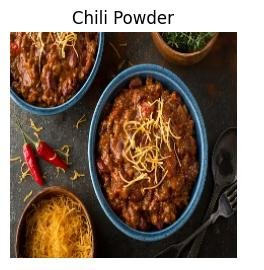
#> input picture backend/tests/fixtures/video/sample_food.jpg, 264 x 270 px; its folder holds only this picture in this run
$ python -i image_processing_worker.py   (imports and definitions only)
#> lines starting #> are read from the running program, lines starting #| are printed output that depends on the picture
from __future__ import annotations

import logging
from datetime import datetime, timedelta, timezone
from io import BytesIO
from typing import List

from sqlalchemy.orm import Session
from PIL import Image

from app.config.settings import settings
from app.db.session import SessionLocal
from app.db.models.place_image import (
    PlaceImage,
    VISIBILITY_CANDIDATE_PRIMARY,
    VISIBILITY_HIDDEN,
    VISIBILITY_SHOWCASE,
)
from app.services.images.exif_reader import read_exif
from app.services.images.quality_analyzer import analyze_image
from app.services.images.upload_moderation import (
    MOD_REJECTED,
    apply_decision,
    screen_upload,
)

from app.services.upload.r2_client import _get_s3_client, R2_BUCKET, generate_public_url
from app.utils.image_pipeline import process_image, process_thumbnail, save_jpeg
from app.utils.hash import generate_phash
from app.services.upload.dedup import is_duplicate_image
from app.services.images.place_image_invariant_service import PlaceImageInvariantService


logger = logging.getLogger(__name__)

CURRENT_PROCESSING_VERSION = 1

# app/services/images/image_scorer.py's SOURCE_WEIGHTS (used when the
# scraped Google Places ingestion path scores its own candidates) ranks
# sources website=1.0, provider=0.9, google=0.85 — with no entry at all
# for user-uploaded content, which falls through to "unknown"=0.6, the
# same tier as garbage. That scorer never actually runs on uploads (this
# worker is a separate path from ImageIngestService), so it doesn't
# directly gate anything here — but PlaceImageInvariantService's own
# re-election logic (_promote_best_eligible) ranks eligible images by
# confidence, and PlaceImage.confidence defaults to a neutral 0.5 if
# nothing sets it. A verified, real photo of the actual place — taken
# by an actual person — is higher-trust content than a scraped stock
# photo, not equal to or below it, so this is set deliberately above
# that neutral default rather than left to it.
_USER_UPLOAD_CONFIDENCE = 0.75


# [5 lines left out: function _safe_error_message, not called in this run]


def process_image_upload(image_id: str) -> None:
    """
    Background worker for user-uploaded images

    Flow:
    R2 orig → download → process → hash → dedup → upload → DB update
    """

    db: Session = SessionLocal()

    try:
        image: PlaceImage | None = (
            db.query(PlaceImage)
            .filter(PlaceImage.id == image_id)
            .first()
        )

        if not image:
            return

        if image.status not in ("processing", "pending"):
            return

        image.status = "processing"
        db.commit()

        # -------------------------
        # Download original from R2
        # -------------------------

        s3 = _get_s3_client()

        obj = s3.get_object(
            Bucket=R2_BUCKET,
            Key=image.orig_key,
        )

        raw_bytes = obj["Body"].read()

        source_image = Image.open(BytesIO(raw_bytes))

        # -------------------------
        # Screening (ORDER IS CRITICAL)
        # -------------------------
        # Both of these read the image as the user actually shot it:
        #   - EXIF must come off `source_image` before .convert("RGB"),
        #     which does not carry metadata onto the new image, and long
        #     before process_image()'s strip_exif() discards it for good.
        #   - Sharpness must be measured before process_image() runs its
        #     denoise → sharpen chain, or we'd be grading our own filter
        #     and every upload would look acceptably sharp.
        exif_report = read_exif(source_image)
        quality_report = analyze_image(source_image)

        pil_image = source_image.convert("RGB")

        # Bail on unusable photos before paying for an R2 write and a
        # Vision call. Rejected uploads keep status="ready" semantics out
        # of it entirely — they never become visible.
        if not quality_report.acceptable:
            image.status = "failed"
            image.moderation_status = MOD_REJECTED
            image.moderation_reason = quality_report.rejection_reason
            image.quality_score = quality_report.quality_score
            image.blur_score = quality_report.blur_score
            image.is_approved = False
            image.error_message = f"Rejected: {quality_report.rejection_reason}"
            db.commit()
            logger.info(
                "image_upload_rejected image_id=%s reason=%s blur=%.1f",
                image.id, quality_report.rejection_reason, quality_report.blur_score,
            )
            return

        # -------------------------
        # Process images
        # -------------------------

        processed = process_image(pil_image)
        thumb = process_thumbnail(pil_image)

        # -------------------------
        # Hash (processed ONLY)
        # -------------------------

        phash = generate_phash(processed)

        # -------------------------
        # Dedup check
        # -------------------------

        if phash and is_duplicate_image(
            db,
            place_id=image.place_id,
            new_phash=phash,
        ):
            image.status = "failed"
            image.error_message = "Duplicate image detected"
            db.commit()
            return

        # -------------------------
        # Convert to bytes
        # -------------------------

        processed_bytes = save_jpeg(processed)
        thumb_bytes = save_jpeg(thumb)

        # -------------------------
        # Upload processed + thumb
        # -------------------------

        s3.put_object(
            Bucket=R2_BUCKET,
            Key=image.processed_key,
            Body=processed_bytes,
            ContentType="image/jpeg",
        )

        s3.put_object(
            Bucket=R2_BUCKET,
            Key=image.thumb_key,
            Body=thumb_bytes,
            ContentType="image/jpeg",
        )

        # -------------------------
        # Final DB update
        # -------------------------

        # Existing gallery/read paths (get_public_gallery,
        # get_primary_image_urls_bulk, primary_image_url_subquery) all read
        # `.url` directly — derive it here so uploaded photos show up
        # through those unchanged, same as legacy scraped images.
        image.url = generate_public_url(image.processed_key)
        image.phash = phash
        image.status = "ready"
        image.processing_version = CURRENT_PROCESSING_VERSION
        image.error_message = None
        image.confidence = _USER_UPLOAD_CONFIDENCE

        # -------------------------
        # Moderation decision
        # -------------------------
        # Runs here rather than earlier because the safety scan needs a
        # publicly reachable URL, which only exists once the processed file
        # is in R2. The local checks computed above are handed in so they
        # aren't recomputed.
        decision = screen_upload(
            db,
            image=image,
            original=source_image,
            public_url=image.url,
            quality=quality_report,
            exif=exif_report,
        )
        apply_decision(image, decision)

        if not decision.is_publishable:
            # Held or rejected: keep it out of every read path. Nothing
            # queries hidden images for the gallery, the feed card, or the
            # map pin, so this is inert until a human resolves it.
            image.is_primary = False
            image.visibility_status = VISIBILITY_HIDDEN
            db.commit()
            logger.info(
                "image_upload_withheld image_id=%s status=%s reason=%s",
                image.id, decision.status, decision.reason,
            )
            return

        # A user-uploaded photo defaults to is_primary=False,
        # visibility_status="gallery_only" (PlaceImage's column defaults),
        # so it shows in the place-detail gallery but never as the feed
        # card / map pin thumbnail — both of those only ever query
        # is_primary=True. Meanwhile ImageIngestService.ingest_place_images
        # historically skipped a place the moment it had *any* image at
        # all, primary or not (it now requires a complete gallery).
        # Combined at the time, a place's first-ever
        # photo being a user upload was a dead end: it would never become
        # primary, and its mere existence would permanently block the
        # scheduled job from ever fetching a Google Places photo either —
        # the card/pin would show the empty-state fallback forever despite
        # a real photo existing in the place's own gallery.
        #
        # If this place has no primary image yet, this upload becomes it
        # immediately. If one already exists, this doesn't silently
        # displace it (auto-replacing a primary is a real editorial call —
        # is a fresh diner photo actually better than what's there? — not
        # something to guess at here) but it does get marked
        # "candidate_primary" rather than left at the generic
        # "gallery_only" default, since a real photo of the place is a
        # legitimate contender for primary, not just gallery filler.
        existing_primary = (
            db.query(PlaceImage.id)
            .filter(PlaceImage.place_id == image.place_id, PlaceImage.is_primary.is_(True))
            .first()
        )
        if existing_primary is None:
            image.is_primary = True
            image.visibility_status = VISIBILITY_SHOWCASE
        else:
            image.visibility_status = VISIBILITY_CANDIDATE_PRIMARY

        db.commit()

        # Re-run the same invariant repair every other mutator of
        # is_primary/visibility_status calls (image_worker.py,
        # menu_image_bridge.py) — this path never did, purely because it
        # predates that service. Cheap defensive consistency (e.g. two
        # uploads processed concurrently) rather than a load-bearing part
        # of the primary-election logic above, which already handles the
        # common case directly.
        try:
            PlaceImageInvariantService().repair(db=db, place_id=image.place_id)
        except Exception:
            logger.exception(
                "image_upload_invariant_repair_failed place_id=%s", image.place_id,
            )

        # Menu photos get a second, best-effort pass: OCR the text off the
        # photo and feed it into the normal menu ingestion pipeline. Never
        # let a failure here affect the photo itself — it's already saved
        # and marked ready above.
        if image.content_type == "menu":
            try:
                from app.services.menu.ocr.menu_photo_ocr import process_menu_photo
                process_menu_photo(
                    db=db,
                    image_id=image.id,
                    place_id=image.place_id,
                    image_url=image.url,
                )
            except Exception as exc:
                logger.warning(
                    "menu_ocr_failed image_id=%s place_id=%s error=%s",
                    image.id, image.place_id, exc,
                )

    except Exception as e:
        try:
            image = (
                db.query(PlaceImage)
                .filter(PlaceImage.id == image_id)
                .first()
            )

            if image:
                image.status = "failed"
                image.error_message = _safe_error_message(str(e))
                db.commit()
        except Exception:
            pass

    finally:
        db.close()


# [57 lines left out: function reclaim_stale_image_uploads, not called in this run]

>>> import cv2
>>> picture = cv2.imread('../../tests/fixtures/video/sample_food.jpg', cv2.IMREAD_GRAYSCALE)
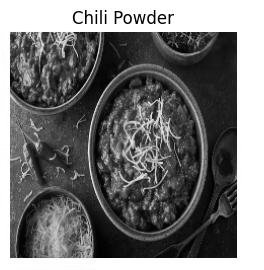
#> picture: shape (270, 264); min 0, max 255, mean 117.3
#> (the run stopped early here; a loop or call above may not have finished)

$ run again, on backend/tests/fixtures/video/sample_not_food.jpg
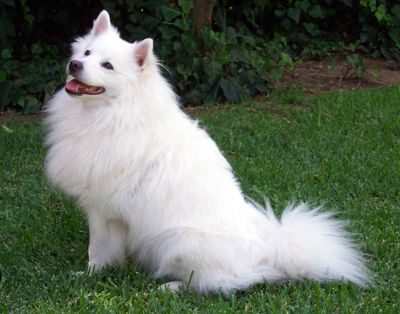
#> input picture backend/tests/fixtures/video/sample_not_food.jpg, 400 x 314 px
#> `picture = cv2.imread('../../tests/fixtures/video/sample_food.jpg', cv2..`:
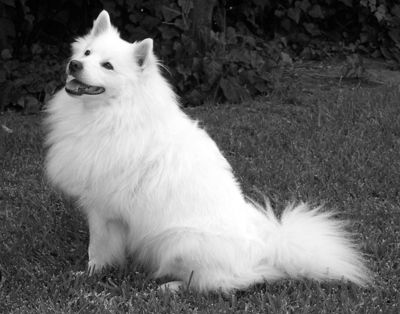
#> picture: shape (314, 400); min 0, max 255, mean 104.9
